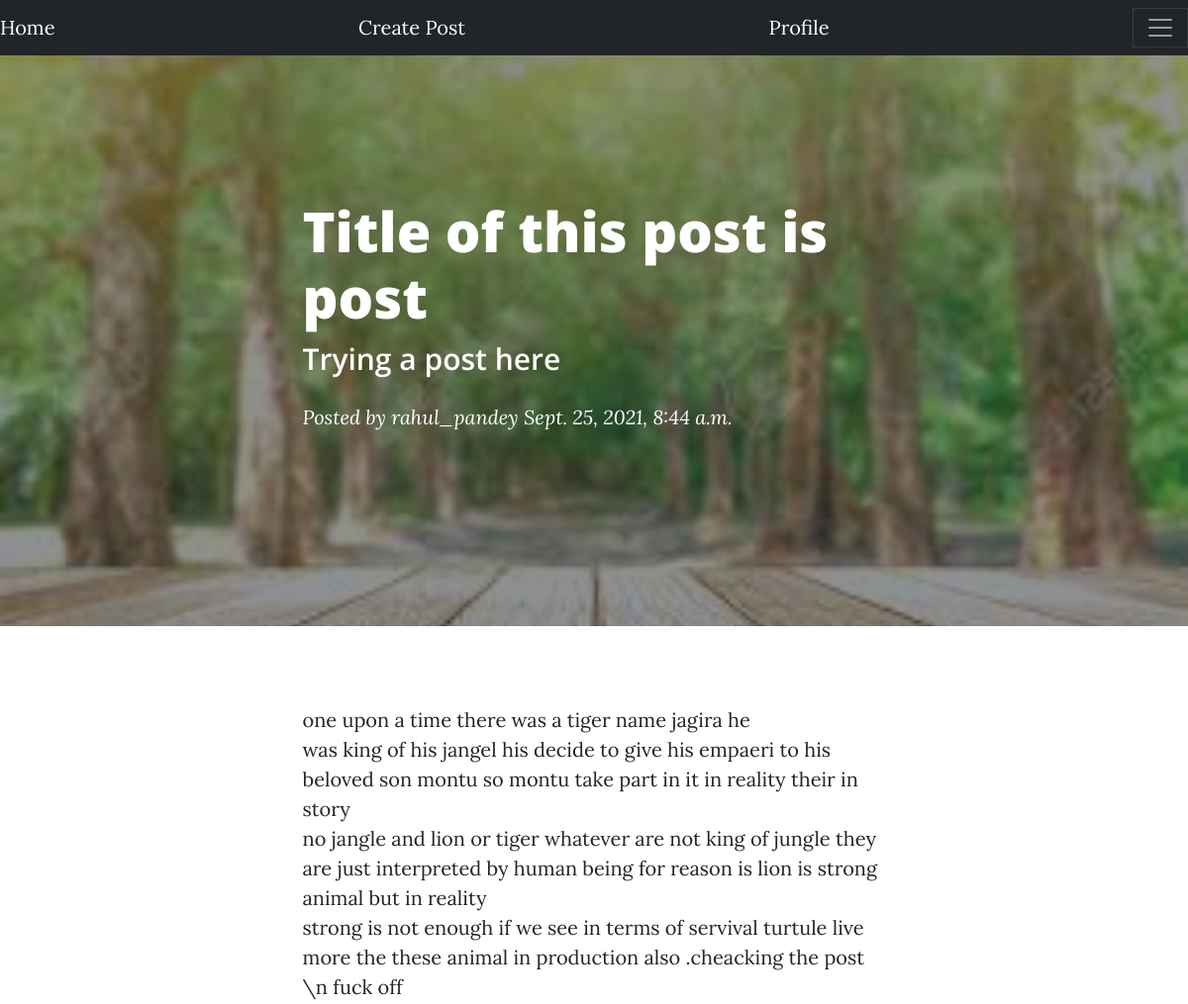
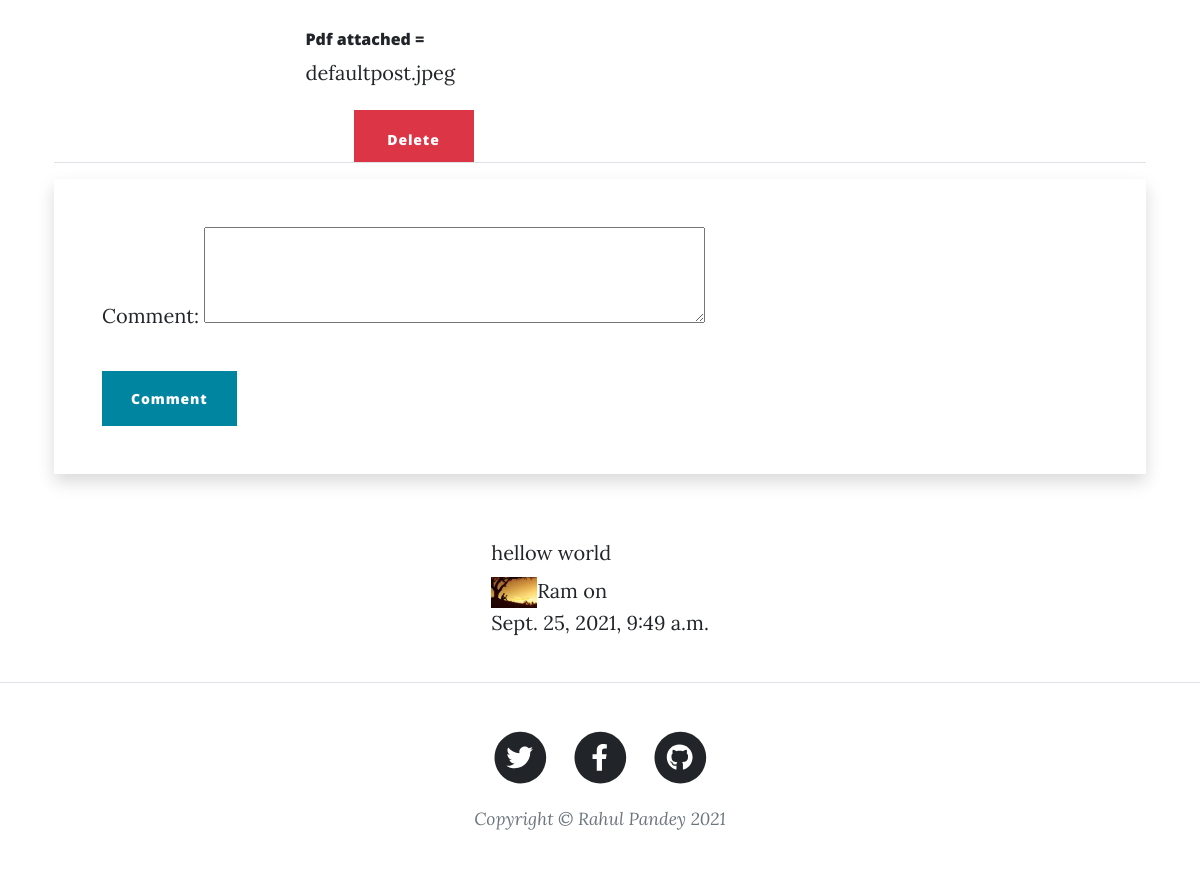
Page /post_detail/2 (signed in) on the committed database (2 pictures, top to bottom).
### app/models.py (models this page shows, shortened)
class Post(models.Model):
    type = models.CharField(max_length=60,choices=Type,default='Information')
    author = models.ForeignKey(User,on_delete=models.CASCADE)
    date_posted = models.DateTimeField(default=timezone.now)
    title = models.CharField(max_length=300)
    subtitle = models.CharField(max_length=400)
    content = models.TextField(max_length=4000)
    image = models.ImageField( upload_to = 'post',default =random_string)
    pdf = models.FileField(upload_to='pdfs',default ="defaultpost.jpeg",null=True,blank = True)

class Comment(models.Model):
    author = models.ForeignKey(User,on_delete=models.CASCADE)
    post = models.ForeignKey(Post,on_delete=models.CASCADE)
    date_posted = models.DateTimeField(default=timezone.now)
    comment = models.CharField(max_length=1000)

class Profile(models.Model):
    user = models.OneToOneField(User,on_delete=models.CASCADE)
    college_name  = models.CharField( max_length=200)
    Branch_Year = models.CharField(max_length=2,default= 2)
    image = models.ImageField(default='default.jpeg', upload_to='profile_pics')
    location = models.CharField(max_length=50)
    skill = models.CharField(max_length=200,default='Sleeping')
    profession = models.CharField(max_length=200,default='Student')

### app/views.py (the view)
# urls.py: path('post_detail/<int:pk>',views.PostDetailView.as_view(),name  = 'post-detail'),
class PostDetailView(DetailView):
    model = Post
    template_name = 'app/postdetail.html'
    context_object_name = 'post'
    def get_context_data(self, **kwargs):
        data = super().get_context_data(**kwargs)
        comments_connected = Comment.objects.filter(post=self.get_object()).order_by('-date_posted')
        data['comments'] = comments_connected
        data['form'] = CommentForm(instance=self.request.user)
        return data
    def post(self, request, *args, **kwargs):
        form =CommentForm(request.POST)
        if form.is_valid():
          new_comment = Comment(comment=request.POST.get('comment'),
                              author=self.request.user,
                              post=self.get_object())
          new_comment.save()
        return self.get(self, request, *args, **kwargs)

### app/forms.py
class CommentForm(forms.ModelForm):
    class Meta:
        model = Comment
        fields = ['comment']
        widgets = {
            'comment': forms.Textarea(attrs = {'rows':3, 'cols':40})
        }

### app/templates/app/postdetail.html (shortened to what this page needs)
{% extends 'app/base.html' %}
{% load static %}
{% block main %}
        <header class="masthead"style="background-image: url({{post.image.url}})">
            <div class="container position-relative px-4 px-lg-5">
                <div class="row gx-4 gx-lg-5 justify-content-center">
                    <div class="col-md-10 col-lg-8 col-xl-7">
                        <div class="post-heading">
                            <h1>{{post.title}}</h1>
                            <h2 class="subheading">{{post.subtitle}}</h2>
                            <span class="meta">
                                Posted by
                                <a href="{% url 'profile-detail' post.author.id %}">{{post.author.username}}</a>
                               {{post.date_posted}}
                            </span>
                        </div>
                    </div>
                </div>
            </div>
        </header>
        <article class="mb-4">
            <div class="container px-4 px-lg-5">
                <div class="row gx-4 gx-lg-5 justify-content-center">
                    <div class="col-md-10 col-lg-8 col-xl-7">
                       <p>
                           {{ post.content|linebreaksbr}}
                       </p>
                      <h6>Pdf attached =</h6><a href="{{post.pdf.url}}">{{post.pdf}}</a>
                        <div class="container px-4 px-lg-5" >
                        {% if request.user == post.author %}
                        <a class = "btn-danger" href="{% url 'post-delete' post.id %}" >
                            <button type="submit"
                            style="width:120px;height:50px;"  class="btn btn-danger mt-4" value="Delete">Delete</button></a>
                        </div>
                        {% endif  %}
                    </div>
                    <hr>
                    <form action="" method="post" novalidate class="shadow p-5">
                     {% for fm in form%}
                     <div class="mb-3">
                         {{fm.label_tag}} {{fm}} <small class ="text-danger">{{fm.errors |striptags }}</small>
                      </div>
                     {% endfor %}
                     <input type="submit" class="btn btn-primary mt-4" value="Comment">
                    </form>
                    <div class="container justify-content-center mt-5 border-left border-right">
                        {% for cm in comments %}
                        <div class="d-flex justify-content-center py-2">
                            <div class="second py-2 px-2"> <span class="text1">{{cm.comment|linebreaksbr}}</span>
                                <div class="d-flex justify-content-between py-1 pt-2">
                                    <div><img src="{{cm.author.profile.image.url}}" width="46"><span class="text2"><a href="{% url 'profile-detail' cm.author.id %}">{{cm.author.username}} </a> on </span>  <br>
                                         <span class="text3">{{cm.date_posted}}</span>
                                    </div>
                                </div>
                                </div>
                            </div>
                            {% endfor %}
                        </div>
                    </div>
                </div>
        </article>
        {% endblock main %}

### app/templates/app/base.html (shortened to what this page needs)
<!DOCTYPE html>
{% load static  %}
<html lang="en">
    <head>
        <link href="{%  static 'app/css/styles.css' %}" rel="stylesheet" />
    </head>
    <body>
        <nav class="navbar  fixed-top  navbar-dark bg-dark">
            {% if request.user.is_authenticated %}
            <a class="navbar-brand" href="{% url 'home' %}">Home</a>
            <a class="navbar-brand" href="{% url 'post-create'  %}">Create Post</a>
            <a class="navbar-brand"  href="{% url 'profile-detail' request.user.id  %}">Profile</a>
            {% endif  %}
            <button class="navbar-toggler" type="button" data-toggle="collapse" data-target="#navbarNavDropdown" aria-controls="navbarNavDropdown" aria-expanded="false" aria-label="Toggle navigation">
              <span class="navbar-toggler-icon"></span>
            </button>
          </nav>
        {% block main %} {% endblock main %}
        <footer class="border-top">
            <div class="container px-4 px-lg-5">
                <div class="row gx-4 gx-lg-5 justify-content-center">
                    <div class="col-md-10 col-lg-8 col-xl-7">
                        <ul class="list-inline text-center">
                            <li class="list-inline-item">
                                <a href="#!">
                                    <span class="fa-stack fa-lg">
                                        <i class="fas fa-circle fa-stack-2x"></i>
                                        <i class="fab fa-twitter fa-stack-1x fa-inverse"></i>
                                    </span>
                                </a>
                            </li>
                            <li class="list-inline-item">
                                <a href="#!">
                                    <span class="fa-stack fa-lg">
                                        <i class="fas fa-circle fa-stack-2x"></i>
                                        <i class="fab fa-facebook-f fa-stack-1x fa-inverse"></i>
                                    </span>
                                </a>
                            </li>
                            <li class="list-inline-item">
                                <a href="#!">
                                    <span class="fa-stack fa-lg">
                                        <i class="fas fa-circle fa-stack-2x"></i>
                                        <i class="fab fa-github fa-stack-1x fa-inverse"></i>
                                    </span>
                                </a>
                            </li>
                        </ul>
                        <div class="small text-center text-muted fst-italic">Copyright &copy; Rahul Pandey 2021</div>
                    </div>
                </div>
            </div>
        </footer>
    </body>
</html>

### rows in the picture
Post: image (picture), title "Title of this post is post", subtitle "Trying a post here", author.username "rahul_pandey", date_posted "Sept. 25, 2021, 8:44 a.m.", content "one upon a time there was a tiger name jagira he was king of his jangel his decide to give his empaeri to his beloved son montu so montu take part in it in reality their in story no jangle and lion or tiger whatever are not king of jungle they are just interpreted by human being for reason is lion is strong animal but in reality strong is not enough if we see in terms of servival turtule live more the these animal in production also .cheacking the post \\n fuck off", pdf "defaultpost.jpeg"
Comment: comment "hellow world", author.profile.image (placeholder picture), author.username "Ram", date_posted "Sept. 25, 2021, 9:49 a.m."

### other values in the picture
{{ fm.label_tag }} "Comment:"
